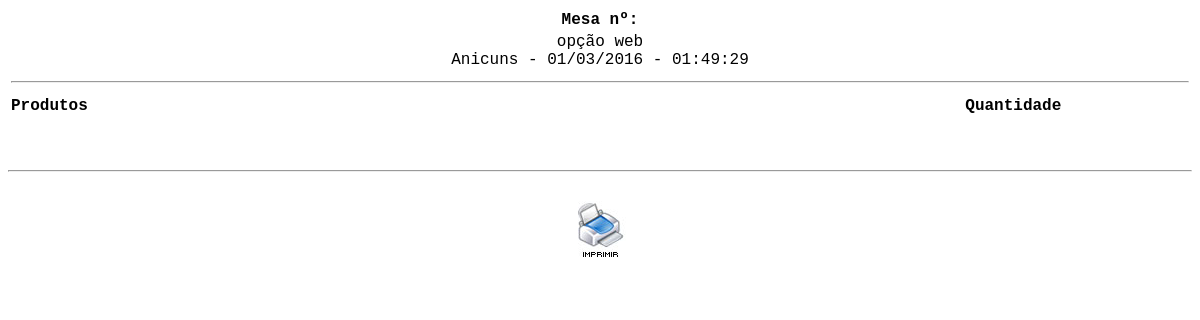
Page /cozinha.php on the earlier database version.
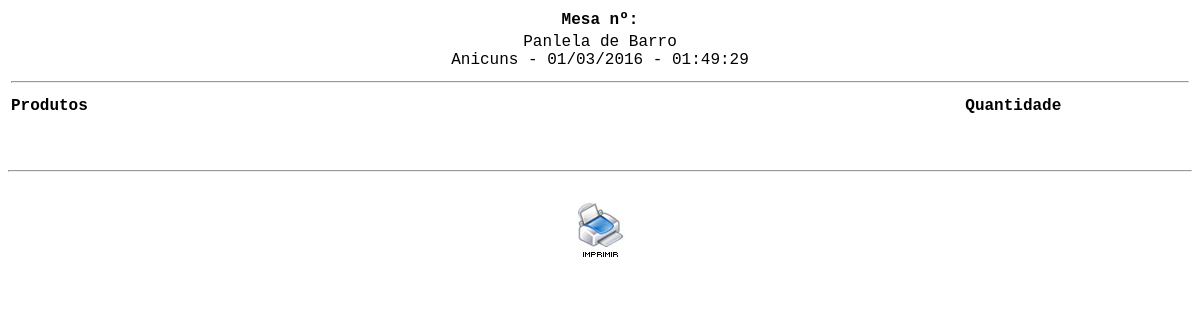
Same page on the later database version.
### tables this page shows
CREATE TABLE `config` (
  `id_conf` int(30) NOT NULL,
  `empresa` varchar(200) NOT NULL,
  `telefone` varchar(30) NOT NULL,
  `pgarcon` int(10) NOT NULL,
  `ativo` int(2) NOT NULL
);

### cozinha.php (the view, shortened to what this page needs)
<?php
$sql = mysql_query("SELECT * FROM config");
$ver = mysql_fetch_array($sql);
?>
<!DOCTYPE html PUBLIC "-//W3C//DTD XHTML 1.0 Transitional//EN" "http://www.w3.org/TR/xhtml1/DTD/xhtml1-transitional.dtd">
<html xmlns="http://www.w3.org/1999/xhtml">
<head>
</head>
<body>
<table width="100%" border="0" class="inputs">
  <tr>
  <?php
 $mesa = $_GET['id_mesa'];
  ?>
  <td align="center"><strong><span class="titulo">Mesa nº: <?php echo $mesa ?></span></strong></td>
  </tr>
  <tr>
    <td align="center"><?php echo $ver['empresa']?> <br/> Anicuns - <?php echo date("d/m/Y - H:i:s"); ?></td>
  </tr>
    <tr>
    <td><hr/></td>
    </tr>
</table>
<table width="100%">
    <tr>
	  <td width="70%"><strong>Produtos</strong></td>
	  <td width="30%" align="center"><strong>Quantidade</strong></td>
  </tr>
	<tr class="fontcomanda">
	  <td colspan="2" align="left" class="btn">&nbsp;</td>
  </tr>
	<tr class="fontcomanda">
	  <td colspan="2" align="center" class="btn"></td>
  </tr>
</table>
 <br/>
<hr />
<br/>
<table width="100%">
	<tr class="fontcomanda">
	  <td width="100%" colspan="3" align="center" class="btn"><a href="?deleta=deleta" onClick="window.print();"><img src="imagens/icon_imprime.jpg" width="60" height="60" border="0" /></a></td>
  </tr>
    </table>
</body>
</html>

Differences in the rows shown:
changed config: empresa "opção web" → "Panlela de Barro"
